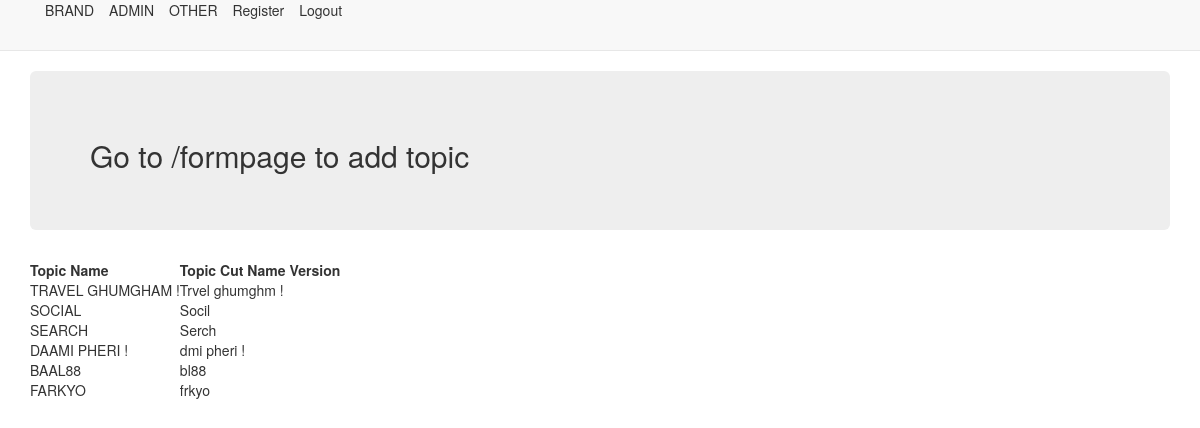
The page / (signed in) on the database its author committed.
### first_app/models.py (models this page shows, shortened)
class Topic(models.Model):
    top_name = models.CharField(max_length=264,unique=True)

### first_app/views.py (the view)
# urls.py: url(r'^$',views.index,name='index'),
def index(request):
    webpages_list = Topic.objects.all()
    date_dict = {'topics' : webpages_list }
    return render(request,'first_app/index.html',context=date_dict)

### first_app/templatetags/my_extras.py (called while the page is built)
@register.filter(name='cutvalue')
def cutvalue(value,arg):
    return value.replace(arg,'')

### templates/first_app/index.html
<!DOCTYPE html>
{% extends "first_app/base.html" %}
{% load my_extras %}
{% block body_block %}
    <div class="jumbotron">
        <h2>Go to /formpage to add topic </h2>
    </div>
    <div class="records">
        {% if topics %}
            <table>
                <thead>
                    <th>Topic Name</th>
                    <th>Topic Cut Name Version</th>
                </thead>
                {% for topic in topics %}
                    <tr>
                        <td> {{ topic.top_name | upper }}  </td>
                        <td> {{ topic.top_name | cutvalue:'a' }}  </td>
                    </tr>
                {% endfor %}
            </table>
        {% else %}
            <p>No topic added</p>
        {% endif %}
    </div>
{% endblock %}

### rows shown on the page
Topic: top_name "TRAVEL GHUMGHAM !", top_name "Trvel ghumghm !"
Topic: top_name "SOCIAL", top_name "Socil"
Topic: top_name "SEARCH", top_name "Serch"
Topic: top_name "DAAMI PHERI !", top_name "dmi pheri !"
Topic: top_name "BAAL88", top_name "bl88"
Topic: top_name "FARKYO", top_name "frkyo"
